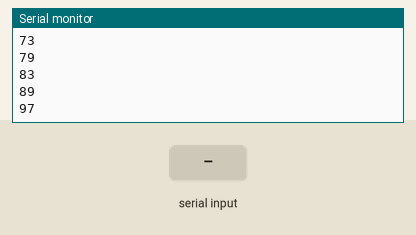
The sketch below on a simulated Arduino Uno, built with avr-gcc and run on an emulated ATmega328P. Parts: the last lines printed to the serial monitor. The inputs (shaded band) are chosen by the test bench.

Above: at 1.2 s.
1.3 s: "30,150\n" received over Serial
At 2.1 s:
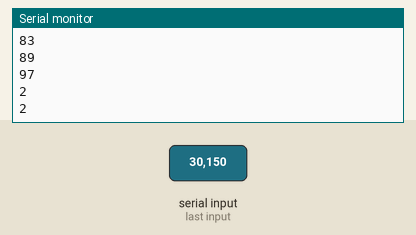
2.8 s: "200\n" received over Serial
At 5.1 s:
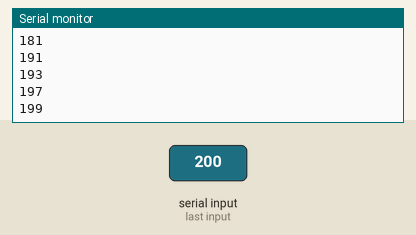
Timing chart, 0 to 6.6 s (numbered marks = the images above; inputs shaded):
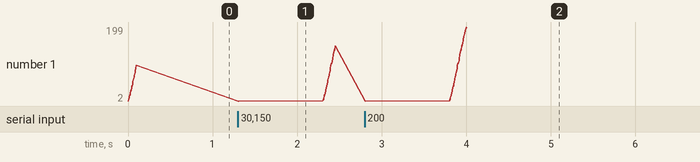

Measured:
- after the input at 2.8 s, the serial monitor: prints a new line after 1.2 s (image 2)
- plotted number 1: 97 → 149 after the input at 1.3 s, 149 → 199 after the input at 2.8 s

The sketch:

primeNumberGen.ino
```cpp
boolean prime = true;
unsigned int input = 100;
unsigned int inputTemp = 100;
unsigned int num = 2;

void setup() {
  Serial.begin(9600);
}


void loop() {
  if (Serial.available() > 0){
    inputTemp = Serial.parseInt();
    if (inputTemp > 0){
      Serial.println();
      input = inputTemp;
      num = 2;
      prime = true;
    }
  }
  if (num < input){
    for (unsigned int d = 2; d <= num/2; d++){
      if (num % d > 0) prime = true;
      else if (num % d == 0){
        prime = false;
        goto bailout;
      }
    }
    bailout:
    if (prime == true) Serial.println(num);
    num++;
  }
}
```
